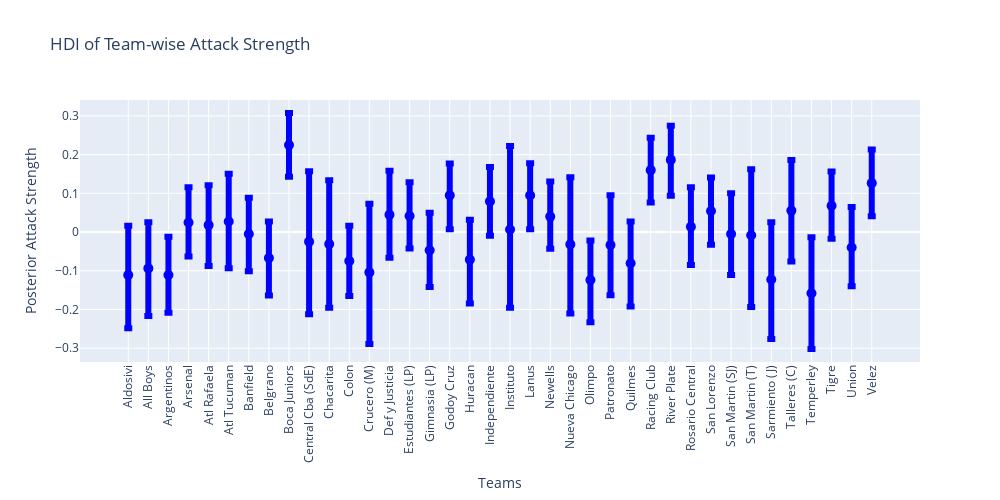

The cell this chart's notebook holds for it:
### Code cell
'''
_, ax = plt.subplots(figsize=(12, 6))

ax.scatter(teams, trace.posterior["atts"].median(dim=("chain", "draw")), color="C0", alpha=1, s=100)
ax.vlines(
    teams,
    trace_hdi["atts"].sel({"hdi": "lower"}),
    trace_hdi["atts"].sel({"hdi": "higher"}),
    alpha=0.6,
    lw=5,
    color="C0",
)
ax.set_xlabel("Teams")
ax.set_ylabel("Posterior Attack Strength")
ax.set_title("HDI of Team-wise Attack Strength");
ax.tick_params(axis='x', labelrotation=90)
''' 
import plotly.graph_objects as go

# Prepare data
df_plot = pd.DataFrame({
    "Team": teams,
    "Median": trace.posterior["atts"].median(dim=("chain", "draw")).values,
    "Lower": trace_hdi["atts"].sel(hdi="lower").values,
    "Upper": trace_hdi["atts"].sel(hdi="higher").values
})

# Create figure
fig = go.Figure()

# Add HDI error bars as line segments
fig.add_trace(go.Scatter(
    x=df_plot["Team"],
    y=df_plot["Median"],
    mode='markers',
    marker=dict(size=10, color='blue'),
    error_y=dict(
        type='data',
        symmetric=False,
        array=df_plot["Upper"] - df_plot["Median"],
        arrayminus=df_plot["Median"] - df_plot["Lower"],
        thickness=6,
        color='blue',
    ),
    name="Attack Strength"
))

# Update layout
fig.update_layout(
    title="HDI of Team-wise Attack Strength",
    xaxis_title="Teams",
    yaxis_title="Posterior Attack Strength",
    xaxis_tickangle=-90,
    width=1000,
    height=500
)

fig.show()

### Figure 1 — Plotly figure (JSON) as saved in the notebook; plotly's stock layout.template omitted (floating-point values rounded to 4 significant figures)
{"data": [{"error_y": {"array": [0.127, 0.1191, 0.0985, 0.09085, 0.1028, 0.1231, 0.09413, 0.09421, 0.08249, 0.1817, 0.1648, 0.09098, 0.1773, 0.1137, 0.08691, 0.09657, 0.08213, 0.1034, 0.08882, 0.2162, 0.08326, 0.09058, 0.1736, 0.1021, 0.1289, 0.1083, 0.0837, 0.08792, 0.1019, 0.08692, 0.1054, 0.1706, 0.148, 0.1308, 0.1451, 0.08871, 0.1043, 0.08674], "arrayminus": [0.1379, 0.1232, 0.09763, 0.0881, 0.1056, 0.121, 0.0961, 0.09649, 0.08219, 0.1875, 0.1641, 0.09053, 0.1851, 0.1113, 0.08425, 0.09529, 0.08742, 0.1132, 0.0891, 0.2021, 0.0877, 0.08275, 0.1783, 0.109, 0.13, 0.1119, 0.08366, 0.09248, 0.09912, 0.08686, 0.1059, 0.1855, 0.1541, 0.1317, 0.1436, 0.08549, 0.1003, 0.08557], "color": "blue", "symmetric": false, "thickness": 6, "type": "data"}, "marker": {"color": "blue", "size": 10}, "mode": "markers", "name": "Attack Strength", "type": "scatter", "x": ["Aldosivi", "All Boys", "Argentinos", "Arsenal", "Atl Rafaela", "Atl Tucuman", "Banfield", "Belgrano", "Boca Juniors", "Central Cba (SdE)", "Chacarita", "Colon", "Crucero (M)", "Def y Justicia", "Estudiantes (LP)", "Gimnasia (LP)", "Godoy Cruz", "Huracan", "Independiente", "Instituto", "Lanus", "Newells", "Nueva Chicago", "Olimpo", "Patronato", "Quilmes", "Racing Club", "River Plate", "Rosario Central", "San Lorenzo", "San Martin (SJ)", "San Martin (T)", "Sarmiento (J)", "Talleres (C)", "Temperley", "Tigre", "Union", "Velez"], "y": [-0.1108, -0.09396, -0.111, 0.02475, 0.01788, 0.02744, -0.005228, -0.06726, 0.2248, -0.02481, -0.03119, -0.07489, -0.1043, 0.04481, 0.04156, -0.04694, 0.09476, -0.07132, 0.07922, 0.006379, 0.09471, 0.03988, -0.03195, -0.124, -0.03355, -0.08074, 0.1599, 0.1865, 0.0138, 0.05432, -0.005067, -0.008405, -0.1225, 0.05537, -0.1583, 0.068, -0.03975, 0.1264]}], "layout": {"height": 500, "title": {"text": "HDI of Team-wise Attack Strength"}, "width": 1000, "xaxis": {"tickangle": -90, "title": {"text": "Teams"}}, "yaxis": {"title": {"text": "Posterior Attack Strength"}}}}
